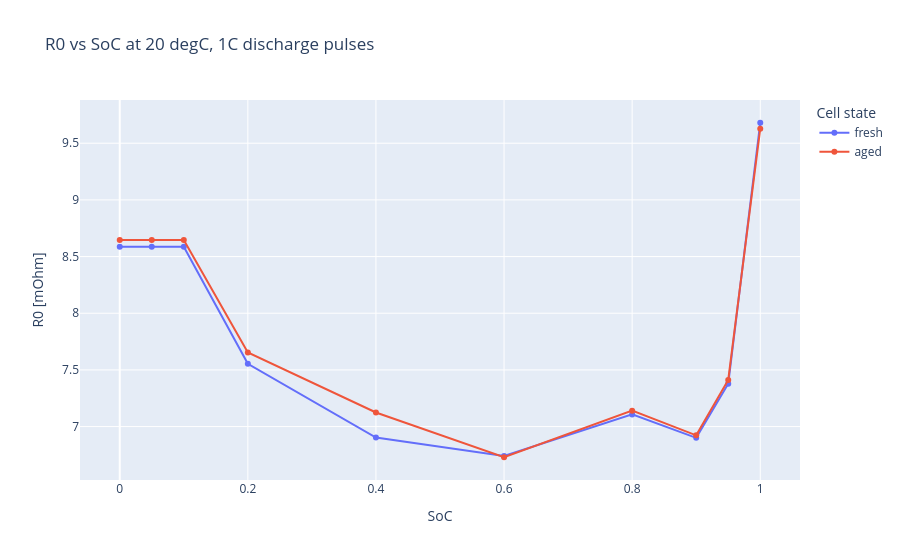

Notebook code cell kept with this figure:
### Markdown cell above
## 4. Fresh against aged

Both fits share one grid, so the tables compare point for point.

### Code cell
import numpy as np
import plotly.graph_objects as go

temp_index = int(np.argmin(np.abs(fresh.temp_grid_degC - 20.0)))  # 20 degC
rate_index = int(
    np.argmin(np.abs(fresh.discharge_c_rates - 1.0))
)  # 1C discharge pulses

fig = go.Figure()
for label, ecm in (("fresh", fresh), ("aged", aged)):
    fig.add_trace(
        go.Scatter(
            x=ecm.soc_grid,
            y=1000 * ecm.r0("discharge")[:, temp_index, rate_index],
            mode="lines+markers",
            name=label,
        )
    )
fig.update_layout(
    title="R0 vs SoC at 20 degC, 1C discharge pulses",
    xaxis_title="SoC",
    yaxis_title="R0 [mOhm]",
    legend_title="Cell state",
)
fig

### Figure 1 — Plotly figure (JSON) as saved in the notebook; plotly's stock layout.template omitted (floating-point values rounded to 4 significant figures)
{"data": [{"mode": "lines+markers", "name": "fresh", "type": "scatter", "x": [0.0, 0.05, 0.1, 0.2, 0.4, 0.6, 0.8, 0.9, 0.95, 1.0], "y": [8.587, 8.587, 8.587, 7.554, 6.903, 6.741, 7.108, 6.901, 7.378, 9.681]}, {"mode": "lines+markers", "name": "aged", "type": "scatter", "x": [0.0, 0.05, 0.1, 0.2, 0.4, 0.6, 0.8, 0.9, 0.95, 1.0], "y": [8.647, 8.647, 8.647, 7.654, 7.125, 6.729, 7.14, 6.923, 7.412, 9.629]}], "layout": {"legend": {"title": {"text": "Cell state"}}, "title": {"text": "R0 vs SoC at 20 degC, 1C discharge pulses"}, "xaxis": {"title": {"text": "SoC"}}, "yaxis": {"title": {"text": "R0 [mOhm]"}}}}
